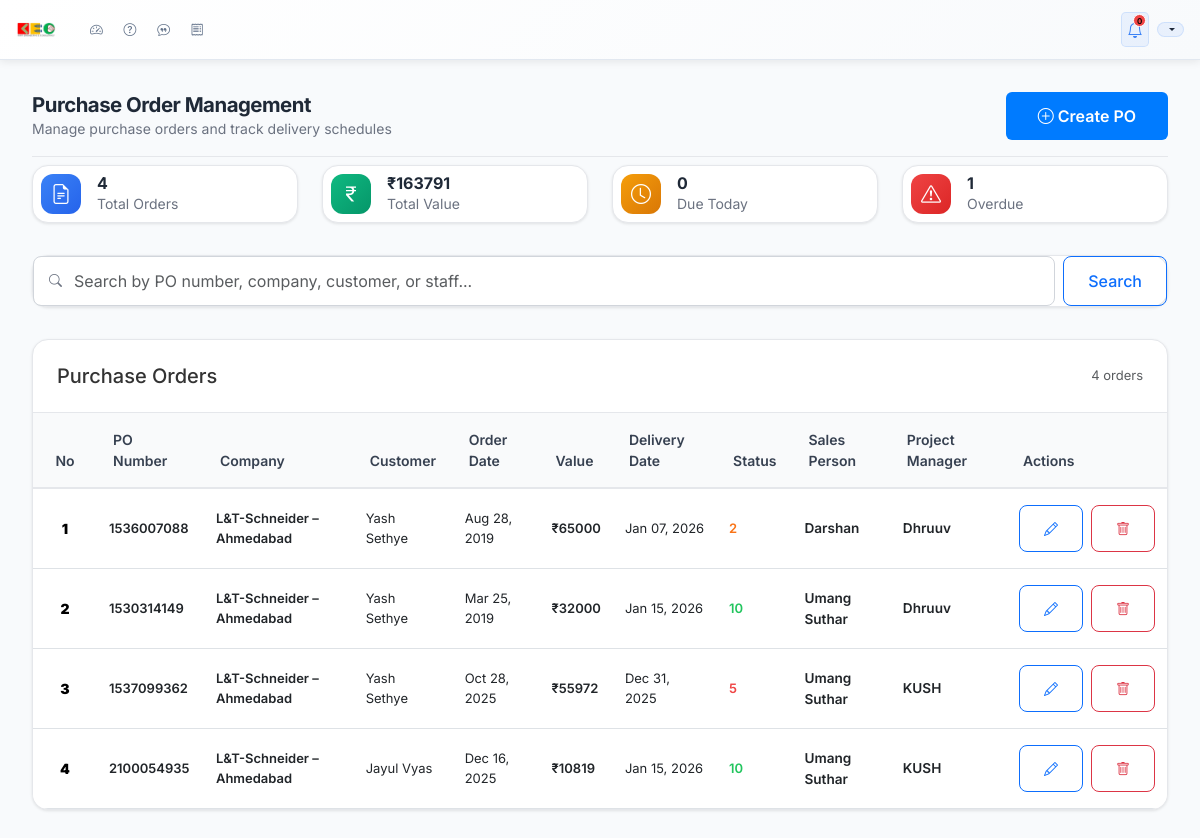
Screenshot of /purchase-orders/ (signed in) with the database file from the repository.
### dashboard/models.py (models this page shows, shortened)
class PurchaseOrder(models.Model):
    po_number = models.CharField(max_length=50, verbose_name="PO Number")
    order_date = models.DateField(verbose_name="Order Date")
    company = models.ForeignKey(Contact, on_delete=models.CASCADE, verbose_name="Company", related_name='purchase_orders')
    customer_name = models.CharField(max_length=200, verbose_name="Customer Name")
    order_value = models.DecimalField(max_digits=12, decimal_places=2, verbose_name="Order Value")
    days_to_mfg = models.PositiveIntegerField(verbose_name="Days to Manufacturing")
    delivery_date = models.DateField(verbose_name="Delivery Date", blank=True, null=True)
    due_days = models.IntegerField(verbose_name="Due Days", blank=True, null=True, help_text="Positive: days remaining, Negative: days overdue")
    remarks = models.TextField(blank=True, null=True, verbose_name="Remarks")
    payment_terms = models.PositiveIntegerField(
        blank=True,
        null=True,
        verbose_name="Payment Terms (Days)",
        help_text="Enter payment terms in days (e.g., 45 for 45 days)"
    )
    sales_person = models.ForeignKey(
        User,
        on_delete=models.SET_NULL,
        null=True,
        blank=True,
        related_name='sales_orders',
        limit_choices_to={'userprofile__roles__contains': 'sales'},
        verbose_name="Sales Person"
    )
    sales_percentage = models.DecimalField(
        max_digits=5,
        decimal_places=2,
        null=True,
        blank=True,
        verbose_name="Sales Percentage (%)",
        help_text="Enter percentage (e.g., 5.50 for 5.5%)"
    )
    project_manager = models.ForeignKey(
        User,
        on_delete=models.SET_NULL,
        null=True,
        blank=True,
        related_name='managed_orders',
        limit_choices_to={'userprofile__roles__contains': 'project_manager'},
        verbose_name="Project Manager"
    )
    project_manager_percentage = models.DecimalField(
        max_digits=5,
        decimal_places=2,
        null=True,
        blank=True,
        verbose_name="Project Manager Percentage (%)",
        help_text="Enter percentage (e.g., 3.25 for 3.25%)"
    )
    created_at = models.DateTimeField(auto_now_add=True)
    updated_at = models.DateTimeField(auto_now=True)
    def get_due_days_display(self):
        if self.due_days is None:
            return "Unknown"
        elif self.due_days > 0:
            return f"{self.due_days} days left"
        elif self.due_days == 0:
            return "Due today"
        else:
            return f"{abs(self.due_days)} days overdue"
    class Meta:
        verbose_name = "Purchase Order"
        verbose_name_plural = "Purchase Orders"
        ordering = ['-created_at']

class Contact(models.Model):
    email = models.EmailField(verbose_name="Email Address", blank=True, null=True)
    phone = models.CharField(max_length=20, verbose_name="Phone Number", blank=True, null=True)
    company = models.ForeignKey(Company, on_delete=models.CASCADE, verbose_name="Company")
    location_city = models.CharField(max_length=100, verbose_name="Location (City)", blank=True)
    individual_address = models.TextField(verbose_name="Individual Address", blank=True, null=True)
    customer_name = models.CharField(max_length=200, verbose_name="Customer Name", blank=True, null=True)
    email = models.EmailField(verbose_name="Email Address", blank=True, null=True)  # Legacy field
    plant = models.CharField(max_length=100, verbose_name="Plant Location", blank=True, null=True)
    address = models.TextField(verbose_name="Address", blank=True, null=True)
    created_at = models.DateTimeField(auto_now_add=True)
    updated_at = models.DateTimeField(auto_now=True)
    class Meta:
        verbose_name = "Contact"
        verbose_name_plural = "Contacts"
        ordering = ['-created_at']

class Company(models.Model):
    company_name = models.CharField(max_length=200, verbose_name="Company Name")
    city = models.CharField(max_length=100, verbose_name="City")
    address = models.TextField(verbose_name="Company Address")
    created_at = models.DateTimeField(auto_now_add=True)
    updated_at = models.DateTimeField(auto_now=True)
    def __str__(self):
        return f"{self.company_name} – {self.city}"
    class Meta:
        verbose_name = "Company"
        verbose_name_plural = "Companies"
        ordering = ['company_name', 'city']
        unique_together = ['company_name', 'city']

### dashboard/views.py (the view, shortened to what this page needs)
# urls.py: path('purchase-orders/', views.purchase_order_management_view, name='purchase_order_management'),
@login_required
def purchase_order_management_view(request):
    search_query = request.GET.get('search', '')
    orders = PurchaseOrder.objects.select_related('company__company', 'sales_person', 'project_manager').all()
    orders = orders.order_by('-created_at')
    paginator = Paginator(orders, 10)
    page_number = request.GET.get('page')
    page_obj = paginator.get_page(page_number)
    total_orders = PurchaseOrder.objects.count()
    total_value = PurchaseOrder.objects.aggregate(total=models.Sum('order_value'))['total'] or 0
    overdue_orders = PurchaseOrder.objects.filter(due_days__lt=0).count()
    due_today = PurchaseOrder.objects.filter(due_days=0).count()
    context = {
        'page_obj': page_obj,
        'search_query': search_query,
        'total_orders': total_orders,
        'total_value': total_value,
        'overdue_orders': overdue_orders,
        'due_today': due_today,
    }
    return render(request, 'dashboard/purchase_order_management.html', context)

### dashboard/templates/dashboard/purchase_order_management.html (shortened to what this page needs)
{% extends 'dashboard/base.html' %}
{% load static %}
{% block body_class %}scrollable-page{% endblock %}
{% block content %}
<div class="user-management-container">
    <div class="page-header">
        <div>
            <h2 class="page-title">Purchase Order Management</h2>
            <p class="page-subtitle">Manage purchase orders and track delivery schedules</p>
        </div>
        <a href="{% url 'dashboard:purchase_order_create' %}" class="btn btn-primary add-po-btn">
            <i class="bi bi-plus-circle"></i>
            <span>Create PO</span>
        </a>
    </div>
    <div class="stats-row">
        <div class="stat-card">
            <div class="stat-icon" style="background: linear-gradient(135deg, #3b82f6 0%, #2563eb 100%);">
                <i class="bi bi-file-earmark-text"></i>
            </div>
            <div class="stat-content">
                <h3>{{ total_orders }}</h3>
                <p>Total Orders</p>
            </div>
        </div>
        <div class="stat-card">
            <div class="stat-icon" style="background: linear-gradient(135deg, #10b981 0%, #059669 100%);">
                <i class="bi bi-currency-rupee"></i>
            </div>
            <div class="stat-content">
                <h3>₹{{ total_value|floatformat:0 }}</h3>
                <p>Total Value</p>
            </div>
        </div>
        <div class="stat-card">
            <div class="stat-icon" style="background: linear-gradient(135deg, #f59e0b 0%, #d97706 100%);">
                <i class="bi bi-clock"></i>
            </div>
            <div class="stat-content">
                <h3>{{ due_today }}</h3>
                <p>Due Today</p>
            </div>
        </div>
        <div class="stat-card">
            <div class="stat-icon" style="background: linear-gradient(135deg, #ef4444 0%, #dc2626 100%);">
                <i class="bi bi-exclamation-triangle"></i>
            </div>
            <div class="stat-content">
                <h3>{{ overdue_orders }}</h3>
                <p>Overdue</p>
            </div>
        </div>
    </div>
    <div class="search-section">
        <div class="d-flex gap-3 align-items-center">
            <form method="GET" class="search-input-group flex-grow-1">
                <i class="bi bi-search"></i>
                <input type="text"
                       name="search"
                       class="form-control"
                       placeholder="Search by PO number, company, customer, or staff..."
                       value="{{ search_query }}">
                <button type="submit" class="btn btn-outline-primary">Search</button>
            </form>
        </div>
    </div>
    <div class="table-container">
        <div class="table-header">
            <h5 class="mb-0">Purchase Orders</h5>
            <span class="text-muted">{{ page_obj.paginator.count }} order{{ page_obj.paginator.count|pluralize }}</span>
        </div>
        {% if page_obj %}
            <div class="table-responsive">
                <table class="table table-hover">
                    <thead>
                        <tr>
                            <th>No</th>
                            <th>PO Number</th>
                            <th>Company</th>
                            <th>Customer</th>
                            <th>Order Date</th>
                            <th>Value</th>
                            <th>Delivery Date</th>
                            <th>Status</th>
                            <th>Sales Person</th>
                            <th>Project Manager</th>
                            <th>Actions</th>
                        </tr>
                    </thead>
                    <tbody>
                        {% for order in page_obj %}
                            <tr>
                                <td>
                                    <div class="index-number">
                                        <strong>{{ forloop.counter0|add:page_obj.start_index }}</strong>
                                    </div>
                                </td>
                                <td>
                                    <div class="fw-semibold">{{ order.po_number }}</div>
                                </td>
                                <td>
                                    <div class="fw-semibold">{{ order.company.company }}</div>
                                </td>
                                <td>{{ order.customer_name }}</td>
                                <td>{{ order.order_date|date:"M d, Y" }}</td>
                                <td>
                                    <div class="fw-semibold">₹{{ order.order_value|floatformat:0 }}</div>
                                </td>
                                <td>
                                    <div>{{ order.delivery_date|date:"M d, Y" }}</div>
                                </td>
                                <td>
                                    {% if order.due_days is not None %}
                                        {% if order.due_days > 7 %}
                                            <span class="fw-semibold" style="color: #22c55e;">{{ order.due_days }}</span>
                                        {% elif order.due_days > 0 %}
                                            <span class="fw-semibold" style="color: #f97316;">{{ order.due_days }}</span>
                                        {% elif order.due_days == 0 %}
                                            <span class="fw-semibold" style="color: #f59e0b;">0</span>
                                        {% else %}
                                            <span class="fw-semibold" style="color: #ef4444;">{{ order.due_days|stringformat:"d"|slice:"1:" }}</span>
                                        {% endif %}
                                    {% else %}
                                        <span class="fw-semibold" style="color: #6b7280;">-</span>
                                    {% endif %}
                                </td>
                                <td>
                                    {% if order.sales_person %}
                                        <div class="fw-semibold" style="font-size: 0.85rem;">
                                            {{ order.sales_person.get_full_name|default:order.sales_person.username }}
                                        </div>
                                    {% else %}
                                        <span class="text-muted">Not assigned</span>
                                    {% endif %}
                                </td>
                                <td>
                                    {% if order.project_manager %}
                                        <div class="fw-semibold" style="font-size: 0.85rem;">
                                            {{ order.project_manager.get_full_name|default:order.project_manager.username }}
                                        </div>
                                    {% else %}
                                        <span class="text-muted">Not assigned</span>
                                    {% endif %}
                                </td>
                                <td>
                                    <div class="action-buttons">
                                        <a href="{% url 'dashboard:purchase_order_edit' order.id %}" class="btn btn-sm btn-outline-primary" title="Edit">
                                            <i class="bi bi-pencil"></i>
                                        </a>
                                        <a href="{% url 'dashboard:purchase_order_delete' order.id %}" class="btn btn-sm btn-outline-danger" title="Delete">
                                            <i class="bi bi-trash"></i>
                                        </a>
                                    </div>
                                </td>
                            </tr>
                        {% endfor %}
                    </tbody>
                </table>
            </div>
        {% endif %}
    </div>
</div>
{% endblock %}

### rows the page displays
PurchaseOrder: po_number "1536007088", company.company "L&T-Schneider – Ahmedabad", customer_name "Yash Sethye", order_date "Aug 28, 2019", order_value "65000", delivery_date "Jan 07, 2026", due_days "2", sales_person.get_full_name "Darshan", project_manager.get_full_name "Dhruuv"
PurchaseOrder: po_number "1530314149", company.company "L&T-Schneider – Ahmedabad", customer_name "Yash Sethye", order_date "Mar 25, 2019", order_value "32000", delivery_date "Jan 15, 2026", due_days "10", sales_person.get_full_name "Umang Suthar", project_manager.get_full_name "Dhruuv"
PurchaseOrder: po_number "1537099362", company.company "L&T-Schneider – Ahmedabad", customer_name "Yash Sethye", order_date "Oct 28, 2025", order_value "55972", delivery_date "Dec 31, 2025", due_days "5", sales_person.get_full_name "Umang Suthar", project_manager.get_full_name "KUSH"
PurchaseOrder: po_number "2100054935", company.company "L&T-Schneider – Ahmedabad", customer_name "Jayul Vyas", order_date "Dec 16, 2025", order_value "10819", delivery_date "Jan 15, 2026", due_days "10", sales_person.get_full_name "Umang Suthar", project_manager.get_full_name "KUSH"

### other values shown
{{ total_orders }} "4"
{{ total_value|floatformat:0 }} "163791"
{{ due_today }} "0"
{{ overdue_orders }} "1"
{{ page_obj.paginator.count }} "4"
